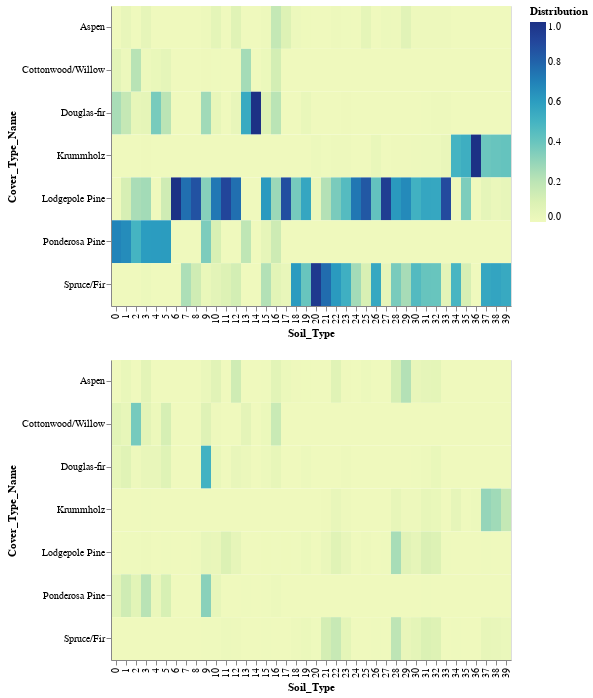

Write notebook code for a chart like this one.
### Code cell
group = covertype.groupby('Cover_Type_Name')
soil_type = group[soil_type_features].sum()
soil_type = DataFrame(soil_type.values, index=soil_type.index)

cover_type_by_soil_type = soil_type.divide(soil_type.sum(axis=0), axis=1) # Cover type by soil type
soil_type_by_cover_type = soil_type.divide(soil_type.sum(axis=1), axis=0) # Soil type by cover type

def prepare_frame_for_charting(frame: DataFrame) -> DataFrame:
    """Prepare the given data frame for plotting
    Args:
        frame (DataFrame): 
    
    Returns:
        A DataFrame to be plotted
    """
    return (
        frame
            .unstack()
            .reset_index()
            .rename(columns={'level_0': 'Soil_Type', 0: 'Distribution'})
    )

# Plot the data
cover_type_by_soil_type_chart = (
    alt
        .Chart(prepare_frame_for_charting(cover_type_by_soil_type))
        .mark_rect()
        .encode(
            x='Soil_Type:O',
            y='Cover_Type_Name:O',
            color='Distribution:Q',
            tooltip='Distribution'
        )
)

soil_type_by_cover_type_chart = (
    alt
        .Chart(prepare_frame_for_charting(soil_type_by_cover_type))
        .mark_rect()
        .encode(
            x='Soil_Type:N',
            y='Cover_Type_Name:N',
            color='Distribution:Q',
            tooltip='Distribution'
        )
)

cover_type_by_soil_type_chart & soil_type_by_cover_type_chart

### Figure 1 — Vega-Lite specification as saved in the notebook (floating-point values rounded to 4 significant figures; data arrays with more than 128 entries replaced by an {"elided": "..."} marker saying what was removed)
{"$schema": "https://vega.github.io/schema/vega-lite/v2.4.3.json", "config": {"view": {"height": 300, "width": 400}}, "vconcat": [{"data": {"values": {"elided": "280 records"}}, "encoding": {"color": {"field": "Distribution", "type": "quantitative"}, "tooltip": {"field": "Distribution", "type": "quantitative"}, "x": {"field": "Soil_Type", "type": "ordinal"}, "y": {"field": "Cover_Type_Name", "type": "ordinal"}}, "mark": "rect"}, {"data": {"values": {"elided": "280 records"}}, "encoding": {"color": {"field": "Distribution", "type": "quantitative"}, "tooltip": {"field": "Distribution", "type": "quantitative"}, "x": {"field": "Soil_Type", "type": "nominal"}, "y": {"field": "Cover_Type_Name", "type": "nominal"}}, "mark": "rect"}]}
